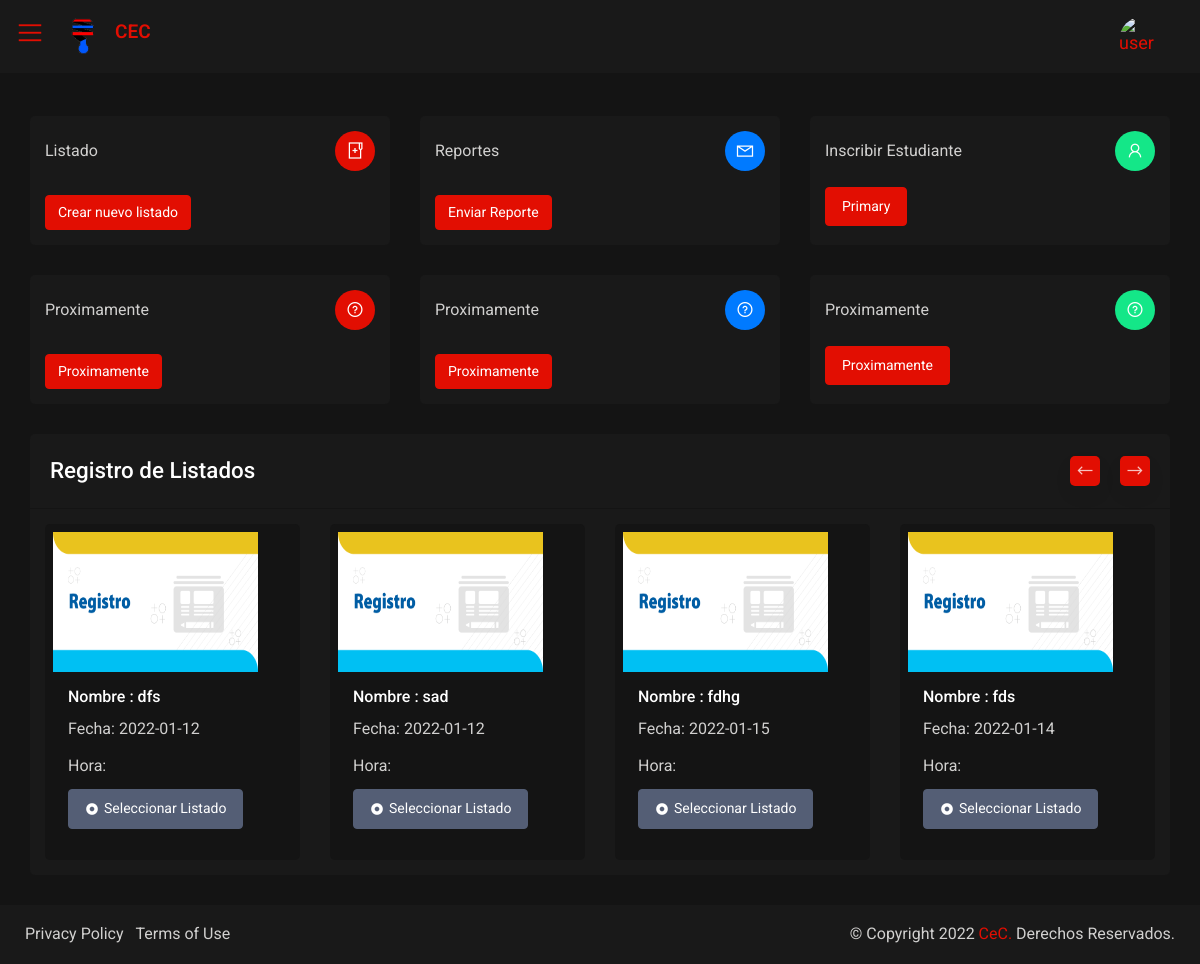
/Administrador/dashboard/index.php (signed in), run on an earlier commit of the app's database.
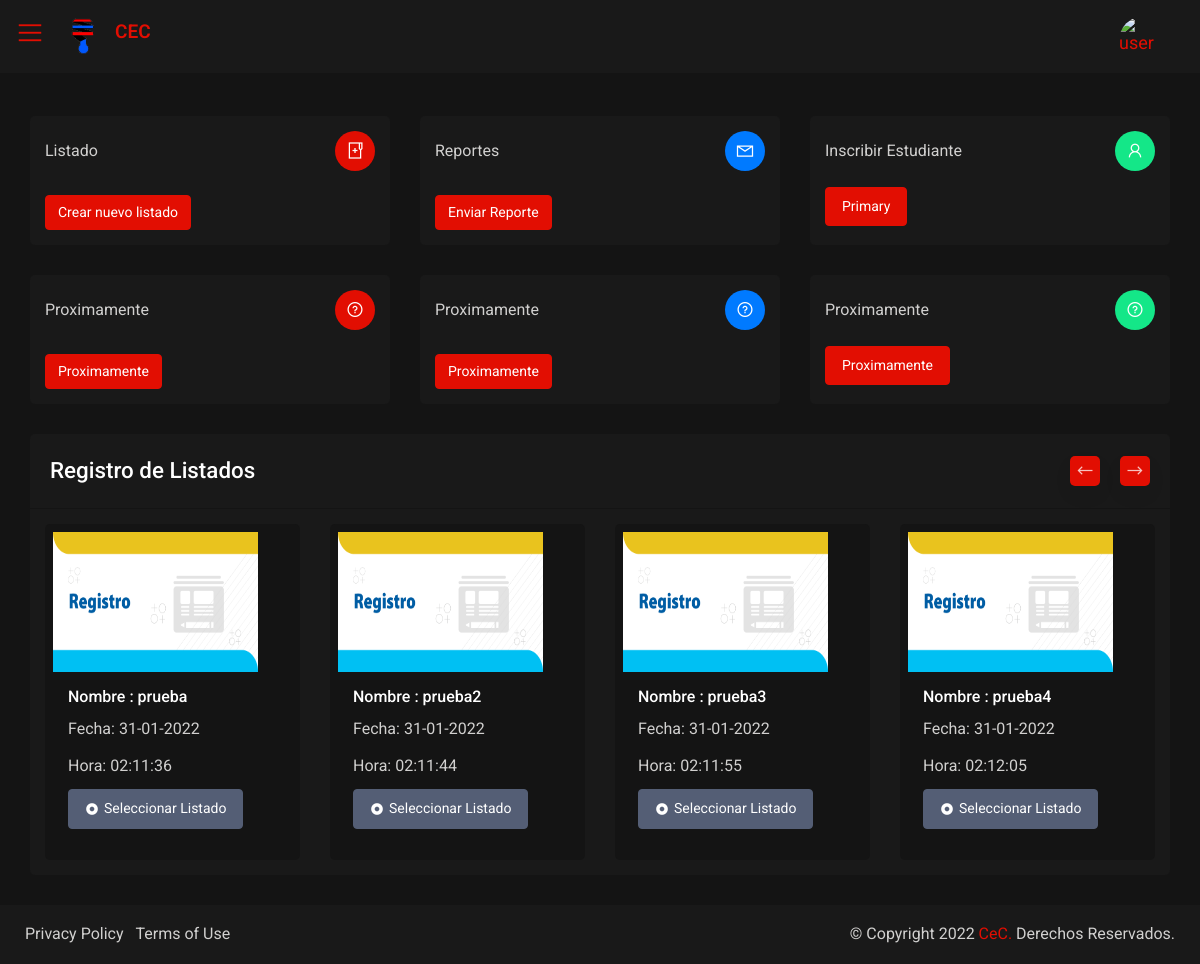
And on a later commit of the database.
### tables this page shows
CREATE TABLE `listado` (
  `ID` int(11) NOT NULL,
  `nombre` varchar(255) NOT NULL,
  `fecha` varchar(255) NOT NULL,
  `hora` varchar(255) NOT NULL
);

### Administrador/dashboard/index.php (the view, shortened to what the rows shown need)
<?php include 'Template/Cabecerar.php';?>
<?php
$sentenciaSQL = $conexion -> prepare("SELECT * FROM listado");
$sentenciaSQL -> execute();
$listado = $sentenciaSQL -> fetchAll(PDO::FETCH_ASSOC);
?>
      <div id="content-page" class="content-page">
         <div class="container-fluid">
            <div class="row">
               <div class="col-lg-12">
                  <div class="iq-card">
                     <div class="iq-card-body">
                        <ul class="list-unstyled row top-rated-item mb-0">
                       <?php foreach($listado as $lis) { ?>
                           <li class="col-sm-6 col-lg-4 col-xl-7 iq-rated-box">
                              <div class="iq-card mb-0">
                                 <div class="iq-card-body p-2">
                                    <div class="iq-thumb">
                                       <a href="javascript:void(0)">
                                          <img src="../assets/images/Listado/Registro2.png" width="205" height="140" class="  img-border-radius" alt="">
                                       </a>
                                    </div>
                                    <div class="iq-feature-list">
                                       <h6 class="font-weight-600 mb-0">Nombre : <?php echo $lis['nombre']?></h6>
                                       <p class="mb-0 mt-2">Fecha: <?php echo $lis['fecha']?></p>
                                       <p class="mb-0 mt-2">Hora: <?php echo $lis['hora']?></p>
                                       <div class="d-flex align-items-center my-2 iq-ltr-direction">
                                       <form action="Listado.php" method="POST">
                                        <button type="submit" name="Accion" value="Seleccionar" class="btn btn-danger btn-lg"><i class="ri-radio-button-fill"></i>Seleccionar Listado</button>
                                       </form>
                                       </div>
                                    </div>
                                 </div>
                              </div>
                           </li>
                           <?php }  ?>
                        </ul>
                     </div>
                  </div>
               </div>
            </div>
         </div>
      </div>
   <?php include 'Template/Pie.php';?>

What changed in the data, as far as the page shows it:
removed listado: nombre "dfs", fecha "2022-01-12"
removed listado: nombre "sad", fecha "2022-01-12"
removed listado: nombre "fdhg", fecha "2022-01-15"
removed listado: nombre "fds", fecha "2022-01-14"
added listado: nombre "prueba", fecha "31-01-2022", hora "02:11:36"
added listado: nombre "prueba2", fecha "31-01-2022", hora "02:11:44"
added listado: nombre "prueba3", fecha "31-01-2022", hora "02:11:55"
added listado: nombre "prueba4", fecha "31-01-2022", hora "02:12:05"
